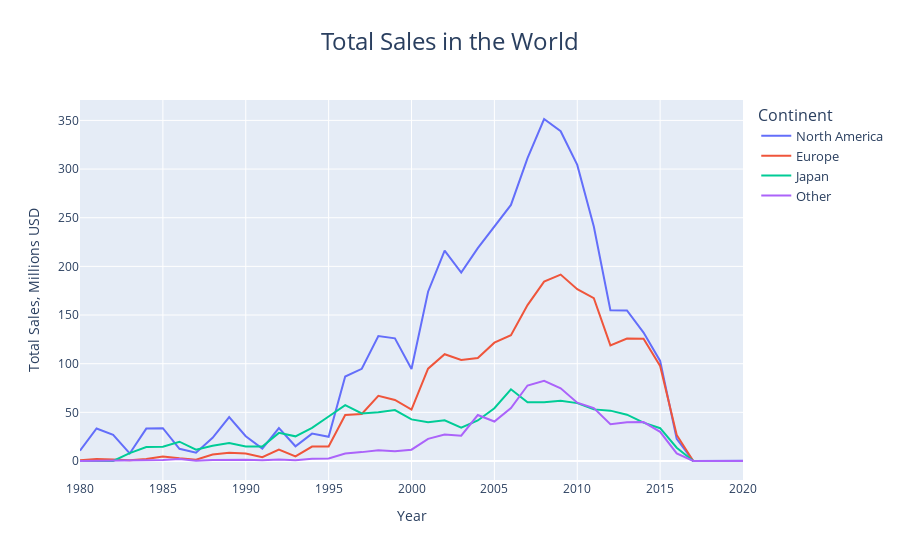

The cell this chart's notebook holds for it:
### Markdown cell above
Hihtlevel analysis

### Code cell
## Total Sales in the World

# Data preparation
sales_over_years=vg.groupby(by='Year').sum().iloc[:, 1:-1].reset_index()

line_sales_NA=go.Scatter(y=sales_over_years['NA_Sales'], x=sales_over_years['Year'], name='North America')
line_sales_EU=go.Scatter(y=sales_over_years['EU_Sales'], x=sales_over_years['Year'], name='Europe')
bline_sales_JP=go.Scatter(y=sales_over_years['JP_Sales'], x=sales_over_years['Year'], name='Japan')
line_sales_Other=go.Scatter(y=sales_over_years['Other_Sales'], x=sales_over_years['Year'], name='Other')

# Mix together lines 
lines_continets=[line_sales_NA, line_sales_EU, bline_sales_JP, line_sales_Other]

# Create layout
layout=dict(title='Total Sales in the World', 
           title_font_size=24,
            title_x=0.5,
            xaxis= dict(title='Year'), 
            yaxis= dict(title='Total Sales, Millions USD'),
            # Set whole legend
            legend=dict(
                font=dict(
                    size=13)),
            # Set legend tile
            legend_title=dict(
                font=dict(
                        size=16),
                text='Continent'),
             hovermode='x'
                )

# Link data and layout
fig=dict(data=lines_continets, 
        layout=layout)

iplot(fig)

### Figure 1 — Plotly figure (JSON) as saved in the notebook; plotly's stock layout.template omitted (floating-point values rounded to 4 significant figures)
{"data": [{"name": "North America", "type": "scatter", "x": [1980, 1981, 1982, 1983, 1984, 1985, 1986, 1987, 1988, 1989, 1990, 1991, 1992, 1993, 1994, 1995, 1996, 1997, 1998, 1999, 2000, 2001, 2002, 2003, 2004, 2005, 2006, 2007, 2008, 2009, 2010, 2011, 2012, 2013, 2014, 2015, 2016, 2017, 2020], "y": [10.59, 33.4, 26.92, 7.76, 33.28, 33.73, 12.5, 8.46, 23.87, 45.15, 25.46, 12.76, 33.87, 15.12, 28.15, 24.82, 86.76, 94.75, 128.4, 126.1, 94.49, 174.0, 216.2, 193.6, 218.8, 241.6, 263.1, 311.2, 351.4, 338.9, 304.2, 241, 154.9, 154.8, 132.0, 102.8, 22.66, 0, 0.27]}, {"name": "Europe", "type": "scatter", "x": [1980, 1981, 1982, 1983, 1984, 1985, 1986, 1987, 1988, 1989, 1990, 1991, 1992, 1993, 1994, 1995, 1996, 1997, 1998, 1999, 2000, 2001, 2002, 2003, 2004, 2005, 2006, 2007, 2008, 2009, 2010, 2011, 2012, 2013, 2014, 2015, 2016, 2017, 2020], "y": [0.67, 1.96, 1.65, 0.8, 2.1, 4.74, 2.84, 1.41, 6.59, 8.44, 7.63, 3.95, 11.71, 4.65, 14.88, 14.9, 47.26, 48.32, 66.9, 62.67, 52.75, 94.89, 109.7, 103.8, 105.9, 121.6, 129.2, 160.2, 184.4, 191.6, 176.6, 167.3, 118.8, 125.8, 125.6, 97.71, 26.76, 0, 0]}, {"name": "Japan", "type": "scatter", "x": [1980, 1981, 1982, 1983, 1984, 1985, 1986, 1987, 1988, 1989, 1990, 1991, 1992, 1993, 1994, 1995, 1996, 1997, 1998, 1999, 2000, 2001, 2002, 2003, 2004, 2005, 2006, 2007, 2008, 2009, 2010, 2011, 2012, 2013, 2014, 2015, 2016, 2017, 2020], "y": [0, 0, 0, 8.1, 14.27, 14.56, 19.81, 11.63, 15.76, 18.36, 14.88, 14.78, 28.91, 25.33, 33.99, 45.75, 57.44, 48.87, 50.04, 52.34, 42.77, 39.86, 41.76, 34.2, 41.65, 54.28, 73.73, 60.29, 60.26, 61.89, 59.49, 53.04, 51.74, 47.59, 39.46, 33.72, 13.67, 0.05, 0]}, {"name": "Other", "type": "scatter", "x": [1980, 1981, 1982, 1983, 1984, 1985, 1986, 1987, 1988, 1989, 1990, 1991, 1992, 1993, 1994, 1995, 1996, 1997, 1998, 1999, 2000, 2001, 2002, 2003, 2004, 2005, 2006, 2007, 2008, 2009, 2010, 2011, 2012, 2013, 2014, 2015, 2016, 2017, 2020], "y": [0.12, 0.32, 0.31, 0.14, 0.7, 0.92, 1.93, 0.2, 0.99, 1.5, 1.4, 0.74, 1.65, 0.89, 2.2, 2.64, 7.69, 9.13, 11.03, 10.05, 11.62, 22.76, 27.28, 26.01, 47.24, 40.55, 54.43, 77.58, 82.39, 74.77, 59.9, 54.39, 37.82, 39.82, 40.02, 30.01, 7.75, 0, 0.02]}], "layout": {"hovermode": "x", "legend": {"font": {"size": 13}, "title": {"font": {"size": 16}, "text": "Continent"}}, "title": {"font": {"size": 24}, "text": "Total Sales in the World", "x": 0.5}, "xaxis": {"title": {"text": "Year"}}, "yaxis": {"title": {"text": "Total Sales, Millions USD"}}}}
